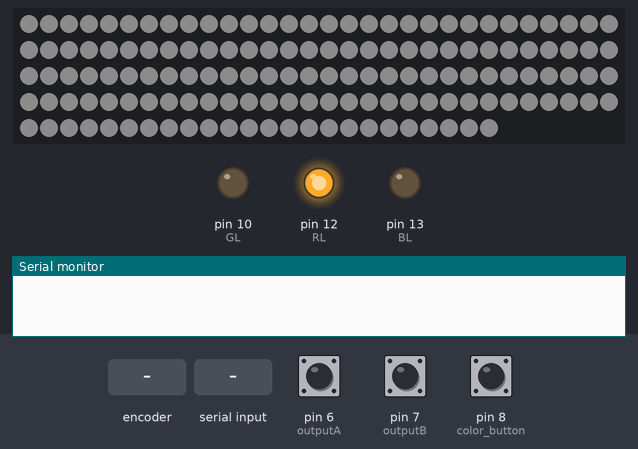
This sketch was run on a simulated Arduino Uno, built with avr-gcc and run on an emulated ATmega328P. Shown: 144 RGB LEDs in strip order, left to right, continuing on the next row, output pins drawn as LEDs (lit = HIGH), the last lines printed to the serial monitor. Dashed ring = blinking. The test bench sets the inputs (shaded band); at power-on: pin 8 (color_button) HIGH, pin 6 (outputA) HIGH, pin 7 (outputB) HIGH. Dim RGB values are drawn brighter than linear; pins used as bus, display or sensor lines are not drawn.

Above: at 5.2 s.
6.5 s: rotary encoder on pin 6 (outputA) / pin 7 (outputB) turned 3 steps (first pin leading)
At 7.8 s:
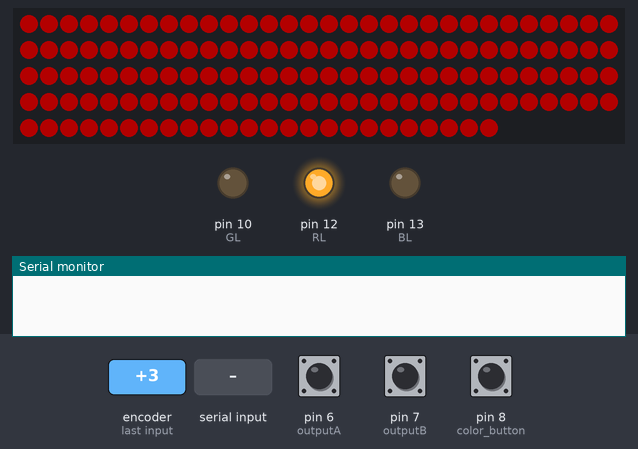
8.6 s: pin 8 (color_button) pulled LOW for 3.2 s
At 13.0 s:
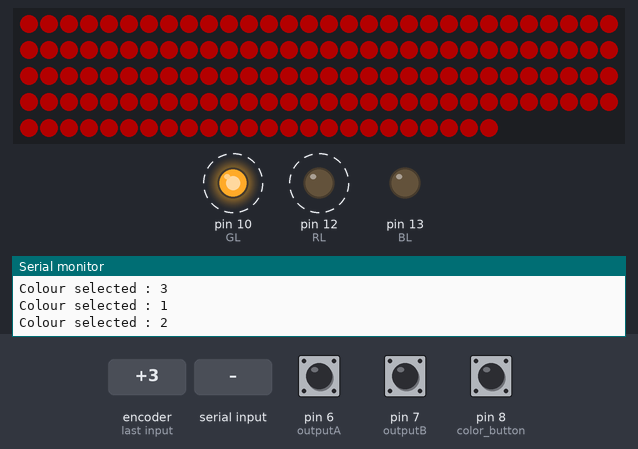
13.3 s: rotary encoder on pin 6 (outputA) / pin 7 (outputB) turned 3 steps (first pin leading)
At 14.2 s:
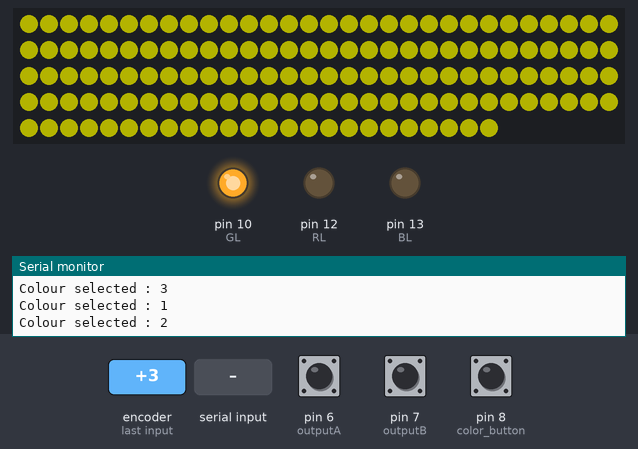
15.4 s: rotary encoder on pin 6 (outputA) / pin 7 (outputB) turned 1 step (first pin leading)
17.1 s: rotary encoder on pin 6 (outputA) / pin 7 (outputB) turned 3 steps (first pin leading)
At 18.2 s:
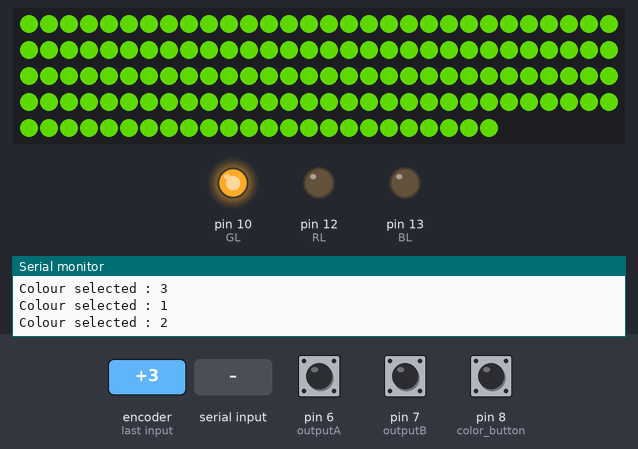
19.2 s: ")" received over the second serial link
At 20.3 s:
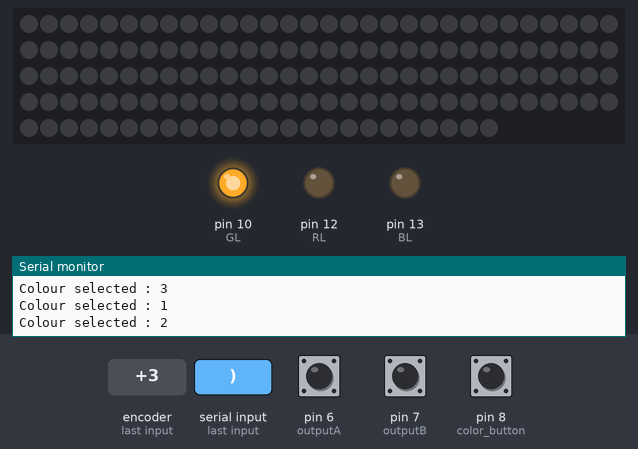
Timing chart, 0 to 21.7 s (numbered marks = the images above; inputs shaded):
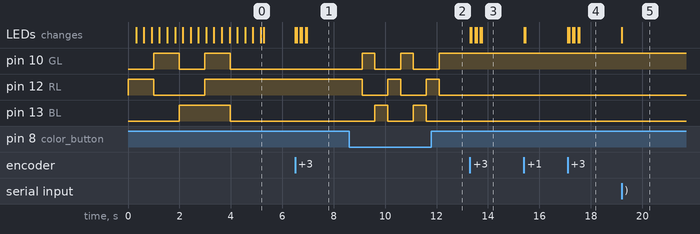

Measured:
- after the input at 6.5 s, the LEDs: first change at once (image 1 shows a later state)
- after the input at 8.6 s, pin 10 (GL), pin 12 (RL): alternates HIGH for 0.50 s and LOW for 1.0 s, starting after 0.50 s; pin 13 (BL): alternates HIGH for 0.50 s and LOW for 1.0 s, starting after 1.0 s
- after the input at 13.3 s, the LEDs: first change at once (image 3 shows a later state)
- after the input at 17.1 s, the LEDs: first change at once (image 4 shows a later state)
- after the input at 19.2 s, the LEDs: change at once (image 5)

The sketch:

COlo02530.ino
```cpp
#include <SoftwareSerial.h>
#include <Adafruit_NeoPixel.h>

SoftwareSerial mySerial(5, 4); //Define PIN11 & PIN12 as RX and TX pins


#define LED_PIN 11
#define COLOR_ORDER GRB
#define NUM_LEDS 144
int whiteLed = 0;
#define outputA 6
#define outputB 7
#define color_button 8
 #define RL 12
 #define GL 10
 #define BL 13

 int aState;
 int aLastState;
 int color_s = 1;
Adafruit_NeoPixel pixels = Adafruit_NeoPixel(NUM_LEDS, LED_PIN, NEO_GRB + NEO_KHZ800);
 int redInt =0;
 int greenInt = 0;
 int blueInt = 0;

String RGBv = "";
String RGB_Previous = "255.255.255";
boolean RGB_Completed = false;
boolean chng = false;
boolean effect = false;
String effectname = "";

void setColor(int red, int green, int blue);

void setup() {
  pixels.begin();
  pixels.show();
  Serial.begin(115200);
  mySerial.begin(115200);
  RGBv.reserve(30);
  pinMode(color_button, INPUT_PULLUP);

  pinMode (outputA,INPUT);
  pinMode (outputB,INPUT);

  aLastState = digitalRead(outputA);

  pinMode(4, OUTPUT);

  pinMode(RL, OUTPUT);
  pinMode(BL, OUTPUT);
  pinMode(GL, OUTPUT);
  digitalWrite(RL,HIGH);
  digitalWrite(BL,LOW);
  digitalWrite(GL,LOW);
  digitalWrite(4,HIGH);

  digitalWrite(RL,HIGH);
  for (whiteLed = NUM_LEDS; whiteLed > -1; whiteLed = whiteLed - 1)
  {
   pixels.setPixelColor(whiteLed, pixels.Color(125,0,0));
   pixels.show();
   delay(1);
  }
  digitalWrite(RL,LOW);

  digitalWrite(GL,HIGH);
  for (whiteLed = 0; whiteLed < NUM_LEDS; whiteLed = whiteLed + 1) {
   pixels.setPixelColor(whiteLed, pixels.Color(0,125,0));
   pixels.show();
   delay(1);
  }
  digitalWrite(GL,LOW);

  digitalWrite(BL,HIGH);
  for (whiteLed = NUM_LEDS; whiteLed > -1; whiteLed = whiteLed - 1) {
   pixels.setPixelColor(whiteLed, pixels.Color(0,0,125));
   pixels.show();
   delay(1);
  }
  digitalWrite(BL,LOW);

  digitalWrite(RL,HIGH);
  digitalWrite(GL,HIGH);
  digitalWrite(BL,HIGH);
  for (whiteLed = 0; whiteLed < 144; whiteLed = whiteLed + 1) {
   pixels.setPixelColor(whiteLed, pixels.Color(125,125,125));
   pixels.show();
   delay(1);
  }
  digitalWrite(RL,HIGH);
  digitalWrite(GL,LOW);
  digitalWrite(BL,LOW);


  for (int i = 125; i > -1; i = i - 1)
  {
    for (whiteLed = 0; whiteLed < 144; whiteLed = whiteLed + 1)
    {
      pixels.setPixelColor(whiteLed, pixels.Color(i,i,i));
    }
  pixels.show();
  delay(2);
}

}

void loop() {
 if(!digitalRead(color_button))
   {
    delay(500);
    Serial.print("Colour selected : ");
    color_s++;
    if(color_s>3)
    color_s=1;
    Serial.println(color_s);
    if(color_s==1)
    {
    digitalWrite(RL,HIGH);
    digitalWrite(BL,LOW);
    digitalWrite(GL,LOW);
    }
   if(color_s==2)
    {
    digitalWrite(RL,LOW);
    digitalWrite(BL,LOW);
    digitalWrite(GL,HIGH);
    }
    if(color_s==3)
    {
    digitalWrite(RL,LOW);
    digitalWrite(BL,HIGH);
    digitalWrite(GL,LOW);
    }
   }

aState = digitalRead(outputA);
   if (aState != aLastState){
     int Rcounter = redInt;
     int Gcounter = greenInt;
     int Bcounter = blueInt;
      if (digitalRead(outputB) != aState) {
      if(color_s==1)
      { Rcounter= Rcounter+10;
       Rcounter = constrain(Rcounter, 0, 255);}
        if(color_s==2)
      { Gcounter= Gcounter+10;
       Gcounter = constrain(Gcounter, 0, 255);}
        if(color_s==3)
      { Bcounter= Bcounter+10;
       Bcounter = constrain(Bcounter, 0, 255);}
     } else {
         if(color_s==1)
      { Rcounter= Rcounter-10;
       Rcounter = constrain(Rcounter, 0, 255);}
        if(color_s==2)
      { Gcounter= Gcounter-10;
       Gcounter = constrain(Gcounter, 0, 255);}
        if(color_s==3)
      { Bcounter= Bcounter-10;
       Bcounter = constrain(Bcounter, 0, 255);}
     }
     redInt = Rcounter;
     greenInt = Gcounter;
     blueInt = Bcounter;
     setColor(redInt, greenInt, blueInt);

   }
   aLastState = aState;

 while(mySerial.available() || (chng == 1))
  {
    char ReadChar = (char)mySerial.read();

    if(ReadChar == ')')
    {
      RGB_Completed = true;
    }
    else
    {
      RGBv += ReadChar;
    }
    delay(1);
  }

  if(RGB_Completed){
      Light_RGB_LED();
      RGB_Previous = RGBv;
      RGBv = "";
      RGB_Completed = false;
  }

}

void Light_RGB_LED(){

  int SP1 = RGBv.indexOf(' ');
  int SP2 = RGBv.indexOf(' ', SP1+1);
  int SP3 = RGBv.indexOf(' ', SP2+1);
  int SP4 = RGBv.indexOf(' ', SP3+1);
  String R = RGBv.substring(0, SP1);
  String G = RGBv.substring(SP1+1, SP2);
  String B = RGBv.substring(SP2+1, SP3);
  String C = RGBv.substring(SP3+1, SP4);
  int check = (R.toInt()+G.toInt()+B.toInt())-C.toInt();
  if( check>=-2 && check <= 2)
  setColor(R.toInt(),G.toInt(),B.toInt());
}

void setColor(int red, int green, int blue)
{
  for(whiteLed=0; whiteLed < 145; whiteLed++)
  {
   pixels.setPixelColor(whiteLed, pixels.Color(red,green,blue)); // Moderately bright green color.
  }
 pixels.show();
}
```
